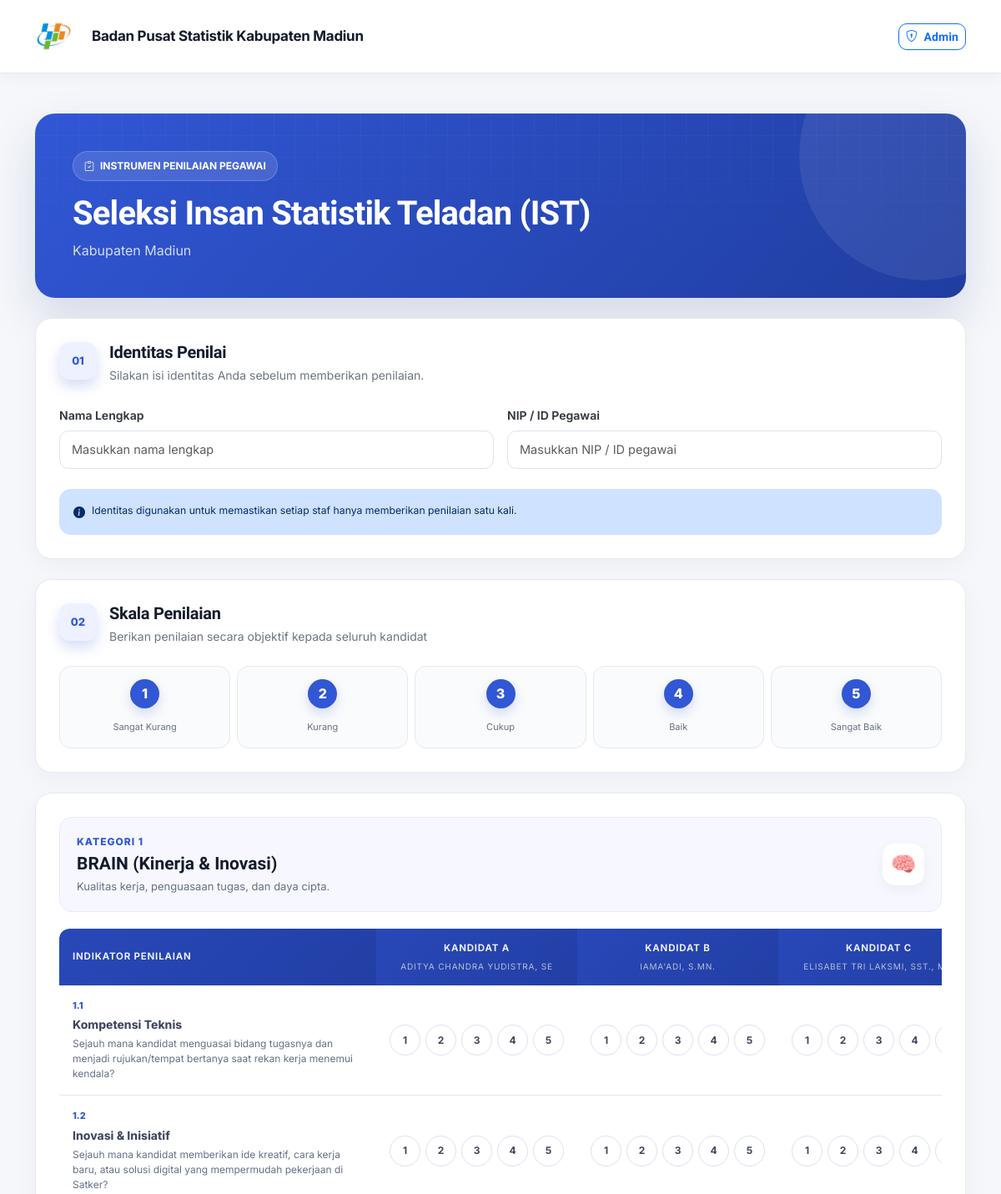
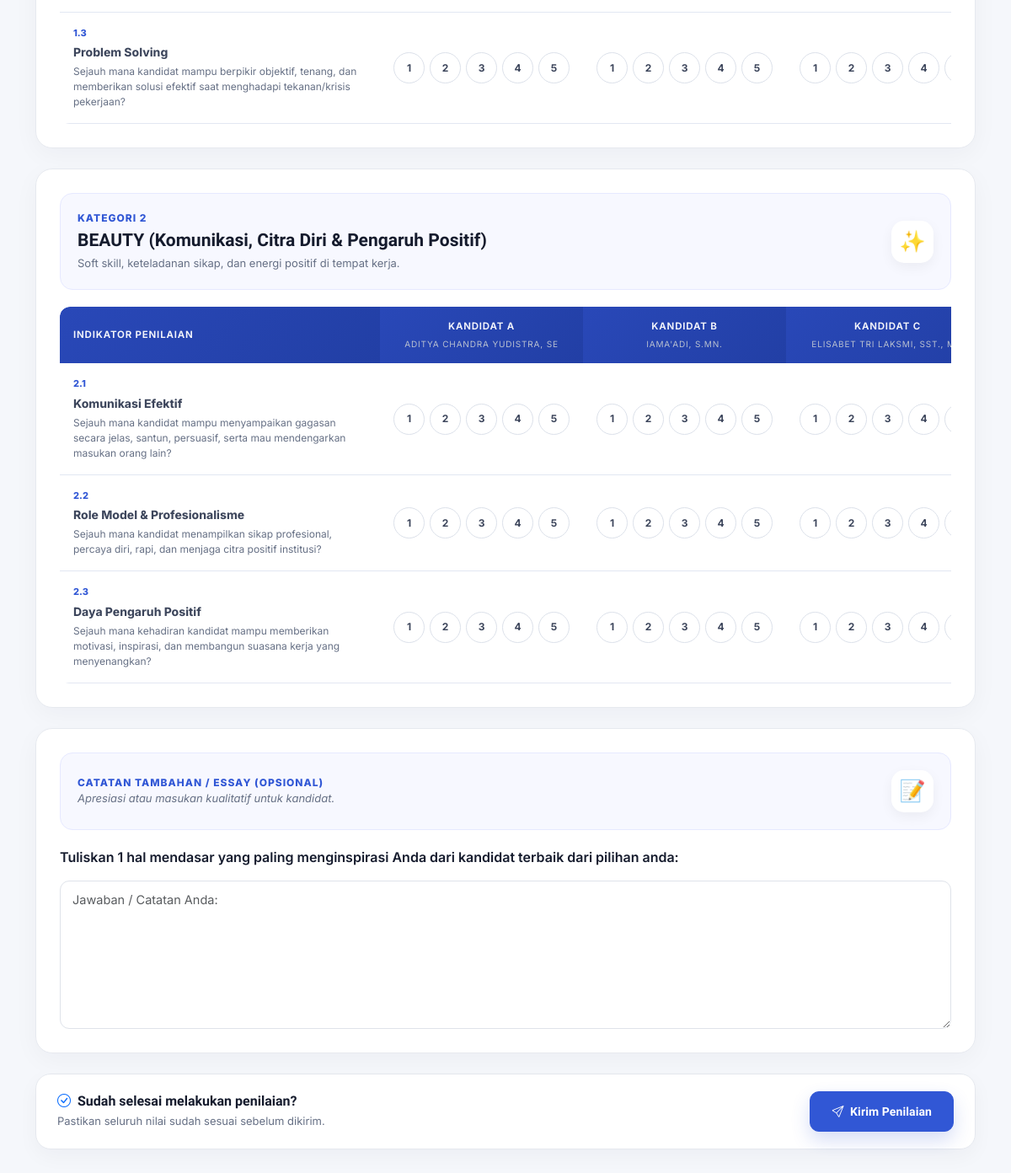
The page / on the database its author committed (2 pictures, top to bottom).
### tables this page shows
CREATE TABLE indicators (
    id INT AUTO_INCREMENT PRIMARY KEY,
    category_no TINYINT NOT NULL,
    category VARCHAR(100) NOT NULL,
    focus VARCHAR(255) NOT NULL,
    code VARCHAR(10) NOT NULL UNIQUE,
    name VARCHAR(150) NOT NULL,
    description TEXT NOT NULL
);

CREATE TABLE candidates (
    id INT AUTO_INCREMENT PRIMARY KEY,
    code CHAR(1) NOT NULL UNIQUE,
    name VARCHAR(150) NOT NULL,
    position VARCHAR(150) NULL
);

### config/helpers.php (called while the page is built, shortened)
<?php
function e($value) {
    return htmlspecialchars((string)$value, ENT_QUOTES, 'UTF-8');
}
?>

### index.php (the view, shortened to what this page needs)
<?php
require_once "config/database.php";
require_once "config/helpers.php";
$candidates = [];
$result = $conn->query("SELECT * FROM candidates ORDER BY id");
while ($row = $result->fetch_assoc()) {
    $candidates[] = $row;
}
$indicators = [];
$result = $conn->query("SELECT * FROM indicators ORDER BY id");
while ($row = $result->fetch_assoc()) {
    $indicators[] = $row;
}
?>
<!doctype html>
<html lang="id">
<head>
    <link
        href="https://cdn.jsdelivr.net/npm/bootstrap@5.3.3/dist/css/bootstrap.min.css"
        rel="stylesheet"
    >
    <link
        href="https://cdn.jsdelivr.net/npm/bootstrap-icons@1.11.3/font/bootstrap-icons.min.css"
        rel="stylesheet"
    >
    <link
        href="assets/style.css"
        rel="stylesheet"
    >
</head>
<body>
<nav class="navbar navbar-expand-lg border-bottom sticky-top">
    <div class="container py-2">
        <a
            class="navbar-brand fw-bold d-flex align-items-center me-auto"
            href="index.php"
        >
            <img
                src="assets/logo_bps.png"
                alt="Logo Badan Pusat Statistik"
                class="brand-logo-img"
            >
            <span>
                Badan Pusat Statistik Kabupaten Madiun
            </span>
        </a>
        <a
            href="admin/login.php"
            class="btn btn-outline-primary btn-sm"
        >
            <i class="bi bi-shield-lock me-1"></i>
            Admin
        </a>
    </div>
</nav>
<main class="container py-4 py-lg-5">
    <div class="hero-card mb-4">
        <span class="hero-badge">
            <i class="bi bi-clipboard-check"></i>
            INSTRUMEN PENILAIAN PEGAWAI
        </span>
        <h1 class="display-6 mb-2">
            Seleksi Insan Statistik Teladan (IST)
        </h1>
        <p class="mb-0">
            Kabupaten Madiun
        </p>
    </div>
    <form
        action="proses_polling.php"
        method="post"
        id="pollingForm"
    >
        <section class="poll-card mb-4">
            <div class="section-header">
                <div class="section-number">
                    01
                </div>
                <div>
                    <h2>
                        Identitas Penilai
                    </h2>
                    <p>
                        Silakan isi identitas Anda sebelum memberikan penilaian.
                    </p>
                </div>
            </div>
            <div class="row g-3">
                <div class="col-md-6">
                    <label class="form-label">
                        Nama Lengkap
                    </label>
                    <input
                        type="text"
                        name="nama_penilai"
                        class="form-control form-control-lg"
                        placeholder="Masukkan nama lengkap"
                        maxlength="120"
                        required
                    >
                </div>
                <div class="col-md-6">
                    <label class="form-label">
                        NIP / ID Pegawai
                    </label>
                    <input
                        type="text"
                        name="nip"
                        class="form-control form-control-lg"
                        placeholder="Masukkan NIP / ID pegawai"
                        maxlength="50"
                        required
                    >
                </div>
            </div>
            <div class="alert alert-primary mt-4 mb-0 d-flex gap-2">
                <i class="bi bi-info-circle-fill"></i>
                <small>
                    Identitas digunakan untuk memastikan setiap staf
                    hanya memberikan penilaian satu kali.
                </small>
            </div>
        </section>
        <section class="poll-card mb-4">
            <div class="section-header">
                <div class="section-number">
                    02
                </div>
                <div>
                    <h2>
                        Skala Penilaian
                    </h2>
                    <p>
                        Berikan penilaian secara objektif kepada seluruh kandidat
                    </p>
                </div>
            </div>
            <div class="row g-2">
                <div class="col-6 col-md">
                    <div class="scale-item">
                        <div class="scale-number">
                            1
                        </div>
                        <small>
                            Sangat Kurang
                        </small>
                    </div>
                </div>
                <div class="col-6 col-md">
                    <div class="scale-item">
                        <div class="scale-number">
                            2
                        </div>
                        <small>
                            Kurang
                        </small>
                    </div>
                </div>
                <div class="col-6 col-md">
                    <div class="scale-item">
                        <div class="scale-number">
                            3
                        </div>
                        <small>
                            Cukup
                        </small>
                    </div>
                </div>
                <div class="col-6 col-md">
                    <div class="scale-item">
                        <div class="scale-number">
                            4
                        </div>
                        <small>
                            Baik
                        </small>
                    </div>
                </div>
                <div class="col-12 col-md">
                    <div class="scale-item">
                        <div class="scale-number">
                            5
                        </div>
                        <small>
                            Sangat Baik
                        </small>
                    </div>
                </div>
            </div>
        </section>
        <?php
        $currentCategory = null;
        foreach ($indicators as $indicator):
            if ($currentCategory !== $indicator['category']):
                if ($currentCategory !== null):
        ?>
                    </tbody>
                    </table>
                    </div>
                    </section>
        <?php
                endif;
                $currentCategory = $indicator['category'];
        ?>
        <section class="poll-card mb-4">
            <div class="category-header">
                <div>
                    <div class="category-title">
                        KATEGORI
                        <?= e($indicator['category_no']) ?>
                    </div>
                    <h2>
                        <?= e($indicator['category']) ?>
                    </h2>
                    <p>
                        <?= e($indicator['focus']) ?>
                    </p>
                </div>
                <div class="category-icon">
                    <?php
                    $categoryIcons = [
                        1 => '🧠',
                        2 => '✨',
                        3 => '🤝',
                        4 => '🏆'
                    ];
                    echo $categoryIcons[
                        (int)$indicator['category_no']
                    ] ?? '📋';
                    ?>
                </div>
            </div>
            <div class="table-responsive">
                <table
                    class="table rating-table align-middle mb-0"
                >
                    <thead>
                        <tr>
                            <th style="min-width:380px">
                                Indikator Penilaian
                            </th>
                            <?php foreach ($candidates as $candidate): ?>
                                <th class="text-center">
                                    Kandidat
                                    <?= e($candidate['code']) ?>
                                    <small>
                                        <?= e($candidate['name']) ?>
                                    </small>
                                </th>
                            <?php endforeach; ?>
                        </tr>
                    </thead>
                    <tbody>
        <?php
            endif;
        ?>
        <tr>
            <td>
                <div class="indicator-code">
                    <?= e($indicator['code']) ?>
                </div>
                <div class="indicator-name">
                    <?= e($indicator['name']) ?>
                </div>
                <div class="indicator-description">
                    <?= e($indicator['description']) ?>
                </div>
            </td>
            <?php foreach ($candidates as $candidate): ?>
                <td class="text-center">
                    <div class="rating-options">
                        <?php
                        for (
                            $score = 1;
                            $score <= 5;
                            $score++
                        ):
                        ?>
                            <label>
                                <span>
                                    <?= $score ?>
                                </span>
                            </label>
                        <?php endfor; ?>
                    </div>
                </td>
            <?php endforeach; ?>
        </tr>
        <?php endforeach; ?>
                    </tbody>
                </table>
            </div>
        </section>
        <section class="poll-card mb-4">
            <div class="category-header">
                <div>
                    <div class="category-title">
                        CATATAN TAMBAHAN / ESSAY (OPSIONAL)
                    </div>
                    <p class="mb-0">
                        <em>
                            Apresiasi atau masukan kualitatif
                            untuk kandidat.
                        </em>
                    </p>
                </div>
                <div class="category-icon">
                    📝
                </div>
            </div>
            <div class="mt-3">
                <p class="fw-semibold mb-3">
                    Tuliskan 1 hal mendasar yang paling menginspirasi Anda
                    dari kandidat terbaik dari pilihan anda:
                </p>
                <textarea
                    name="catatan_tambahan"
                    class="form-control"
                    rows="7"
                    maxlength="2000"
                    placeholder="Jawaban / Catatan Anda:"
                ></textarea>
            </div>
        </section>
        <div class="submit-card mb-5">
            <div>
                <h6>
                    <i class="bi bi-check-circle me-1 text-primary"></i>
                    Sudah selesai melakukan penilaian?
                </h6>
                <p>
                    Pastikan seluruh nilai sudah sesuai sebelum dikirim.
                </p>
            </div>
            <button
                type="button"
                id="openSubmitModalBtn"
                class="btn btn-primary btn-submit"
            >
                <i class="bi bi-send me-1"></i>
                Kirim Penilaian
            </button>
        </div>
    </form>
</main>
</body>
</html>

### rows shown on the page
indicators: category_no "1", category "BRAIN (Kinerja & Inovasi)", focus "Kualitas kerja, penguasaan tugas, dan daya cipta.", category_no "🧠", code "1.1", name "Kompetensi Teknis", description "Sejauh mana kandidat menguasai bidang tugasnya dan menjadi rujukan/tempat bertanya saat rekan kerja menemui kendala?"
candidates: code "A", name "ADITYA CHANDRA YUDISTRA, SE"
candidates: code "B", name "IAMA'ADI, S.MN."
candidates: code "C", name "ELISABET TRI LAKSMI, SST.,…"
indicators: code "1.2", name "Inovasi & Inisiatif", description "Sejauh mana kandidat memberikan ide kreatif, cara kerja baru, atau solusi digital yang mempermudah pekerjaan di Satker?"
indicators: code "1.3", name "Problem Solving", description "Sejauh mana kandidat mampu berpikir objektif, tenang, dan memberikan solusi efektif saat menghadapi tekanan/krisis pekerjaan?"
indicators: category_no "2", category "BEAUTY (Komunikasi, Citra Diri & Pengaruh Positif)", focus "Soft skill, keteladanan sikap, dan energi positif di tempat kerja.", category_no "✨", code "2.1", name "Komunikasi Efektif", description "Sejauh mana kandidat mampu menyampaikan gagasan secara jelas, santun, persuasif, serta mau mendengarkan masukan orang lain?"
indicators: code "2.2", name "Role Model & Profesionalisme", description "Sejauh mana kandidat menampilkan sikap profesional, percaya diri, rapi, dan menjaga citra positif institusi?"
indicators: code "2.3", name "Daya Pengaruh Positif", description "Sejauh mana kehadiran kandidat mampu memberikan motivasi, inspirasi, dan membangun suasana kerja yang menyenangkan?"
